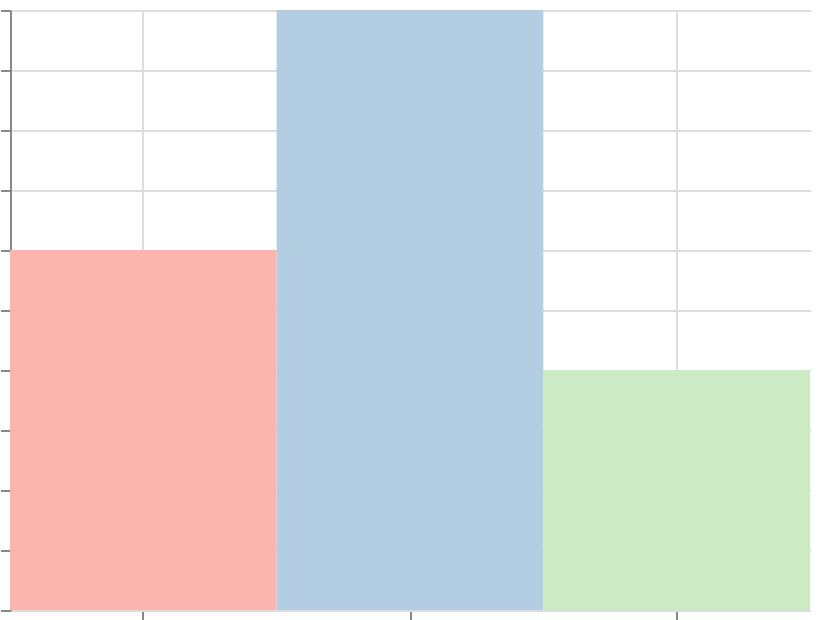

Write a Vega-Lite specification for this figure.
### Vega specification from a JSON file in a GitHub repository (floating-point values rounded to 4 significant figures)
{"$schema": "https://vega.github.io/schema/vega/v6.json", "width": 400, "height": 300, "padding": 5, "autosize": "none", "data": [{"name": "table", "values": [{"cat": "A", "val": 3}, {"cat": "B", "val": 5}, {"cat": "C", "val": 2}]}], "scales": [{"name": "x", "type": "band", "domain": {"data": "table", "field": "cat", "sort": true}, "range": "width"}, {"name": "y", "type": "linear", "domain": {"data": "table", "field": "val"}, "range": [{"signal": "height"}, 0], "zero": true, "nice": true}, {"name": "color", "type": "ordinal", "domain": {"data": "table", "field": "cat", "sort": true}, "range": {"scheme": "pastel1"}}], "marks": [{"type": "rect", "from": {"data": "table"}, "encode": {"update": {"x": {"scale": "x", "field": "cat"}, "width": {"scale": "x", "band": 1}, "y": {"scale": "y", "field": "val"}, "y2": {"scale": "y", "value": 0}, "fill": {"scale": "color", "field": "cat"}}}}], "axes": [{"scale": "x", "orient": "bottom", "grid": true, "labels": false}, {"scale": "y", "orient": "left", "grid": true, "labels": false}], "legends": [{"fill": "color"}]}
